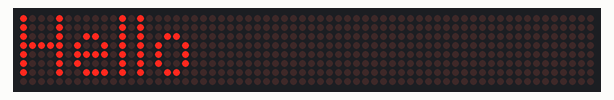
A sketch run on a simulated Arduino Uno, built with avr-gcc and run on an emulated ATmega328P. Parts: 64×8 LED matrix.

Above: at 0.1 s.
At 2.1 s:
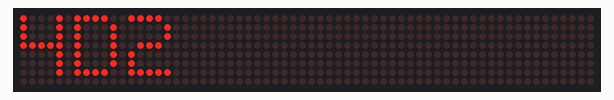
At 4.1 s:
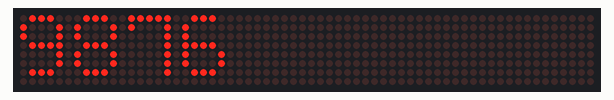
At 5.1 s:
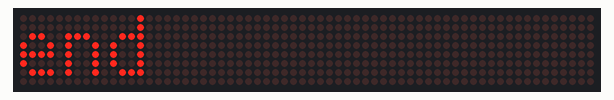
At 6.1 s:
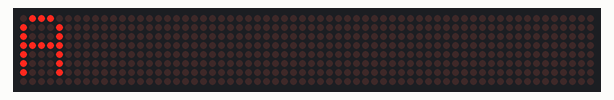
At 8.1 s:
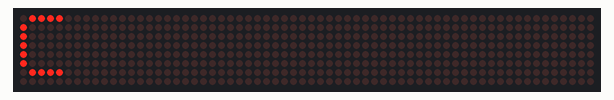

The sketch:

matrix.ino
```cpp
// Program to demonstrate the MD_Parola library
//
// Uses the Arduino Print Class extension with various output types
//
// MD_MAX72XX library can be found at https://github.com/MajicDesigns/MD_MAX72XX
//

#include <MD_Parola.h>
#include <MD_MAX72xx.h>
#include <SPI.h>

const uint16_t WAIT_TIME = 1000;

// Define the number of devices we have in the chain and the hardware interface
// NOTE: These pin numbers will probably not work with your hardware and may
// need to be adapted
#define HARDWARE_TYPE MD_MAX72XX::FC16_HW
#define MAX_DEVICES 8

#define CLK_PIN   13
#define DATA_PIN  11
#define CS_PIN    10

// Hardware SPI connection
//MD_Parola matrix = MD_Parola(HARDWARE_TYPE, CS_PIN, MAX_DEVICES);
// Arbitrary output pins
MD_Parola P = MD_Parola(HARDWARE_TYPE, DATA_PIN, CLK_PIN, CS_PIN, MAX_DEVICES);

void setup(void)
{
    P.begin();
}

void loop(void)
{
    P.print("Hello");
    delay(WAIT_TIME);
    P.print(1234, DEC);
    delay(WAIT_TIME);
    P.print(1234, HEX);
    delay(WAIT_TIME);
    P.print(12.5);      // float not supported by Arduino Print class
    delay(WAIT_TIME);
    P.print(9876l);
    delay(WAIT_TIME);
    P.println("end");   // only get the /r/n characters - avoid using println
    delay(WAIT_TIME);
    P.write('A');
    delay(WAIT_TIME);
    P.write('B');
    delay(WAIT_TIME);
    P.write('C');
    delay(WAIT_TIME);
}
```

Measured:
- by itself, everything shown: repeats every 9.0 s, in 9 steps
- what the display in image 1 shows lasts 1.0 s, from 2.0 s to 3.0 s
